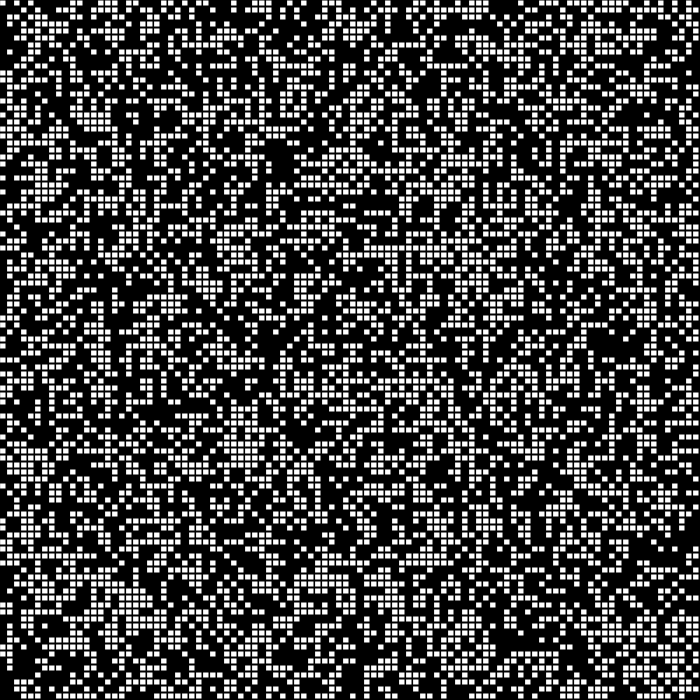
Frame 1 (no input)
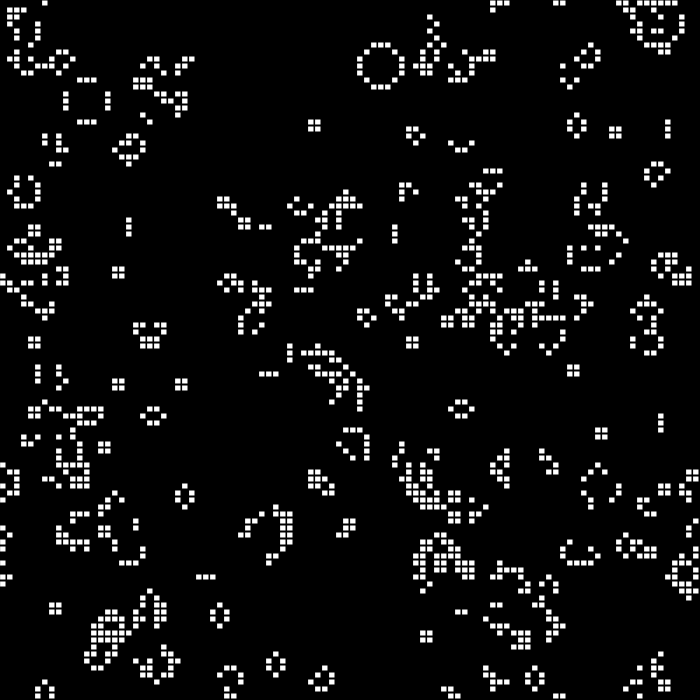
Frame 60 (no input)
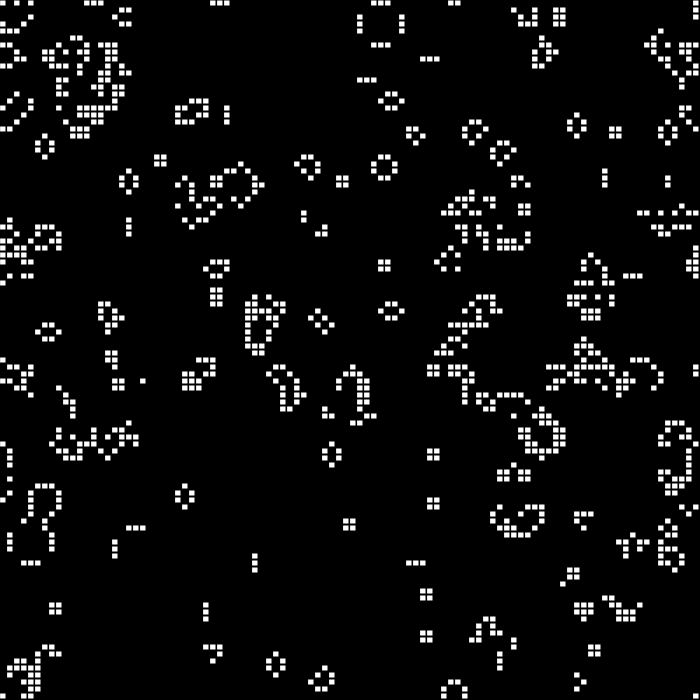
Frame 120 (the mouse pressed at the canvas centre since frame 60)

The p5.js sketch that drew these frames (run headless with seeded random() and noise() and a simulated clock; from frame 60 on, the mouse is pressed at the canvas centre):

// p5.js sketch
// ── sketch.js
let numPoints = 100;
let points;

function setup() {
  createCanvas(700, 700);
  points = new Array(numPoints).fill(0).map(() => new Array(numPoints).fill(0));
  for (let y = 0; y < numPoints; y++) {
    for (let x = 0; x < numPoints; x++) {
      let value = floor(random(2));
      points[y][x] = value;
    }
  }
  let out = createP('Click to change a pixel, SPACE to drop a bomb');
  out.position(10, 710);
}

function draw() {
  background(0);
  strokeWeight(1);
  stroke(0);
  let length = width / numPoints;
  for (let y = 0; y < numPoints; y++) {
    for (let x = 0; x < numPoints; x++) {
      points[y][x] == 0 ? noFill() : fill(255);
      rect(x * length, y * length, length - 1, length - 1);
    }
  }
  let nextPoints = new Array(numPoints)
    .fill(0)
    .map(() => new Array(numPoints).fill(0));
  for (let y = 0; y < numPoints; y++) {
    for (let x = 0; x < numPoints; x++) {
      nextPoints[y][x] = getPoint(points, x, y);
    }
  }
  points = nextPoints;
}

function getPoint(arr, x, y) {
  let sum = 0;
  for (let i = -1; i <= 1; i++) {
    for (let j = -1; j <= 1; j++) {
      let col = (x + i + numPoints) % numPoints;
      let row = (y + j + numPoints) % numPoints;
      sum += arr[row][col];
    }
  }
  sum -= arr[y][x];
  if (arr[y][x] == 1 && sum < 2) return 0;
  else if (arr[y][x] == 1 && (sum == 2 || sum == 3)) return 1;
  else if (arr[y][x] == 1 && sum > 3) return 0;
  else if (arr[y][x] == 0 && sum == 3) return 1;
  return 0;
}

function mouseClicked() {
  if (mouseX < width && mouseY < height) {
    let scale = width / numPoints;
    points[floor(mouseY / scale)][floor(mouseX / scale)] =
      points[floor(mouseY / scale)][floor(mouseX / scale)] == 1 ? 0 : 1;
  }
}

function keyPressed() {
    if (keyCode == 32) { // SPACE
        let x = floor(random(numPoints));
        let y = floor(random(numPoints));
        for (let i = -5; i <= 5; i++) {
            for (let j = -5; j <= 5; j++) {
              let col = (x + i + numPoints) % numPoints;
              let row = (y + j + numPoints) % numPoints;
              points[row][col] = 1;
            }
          }
    }
}
